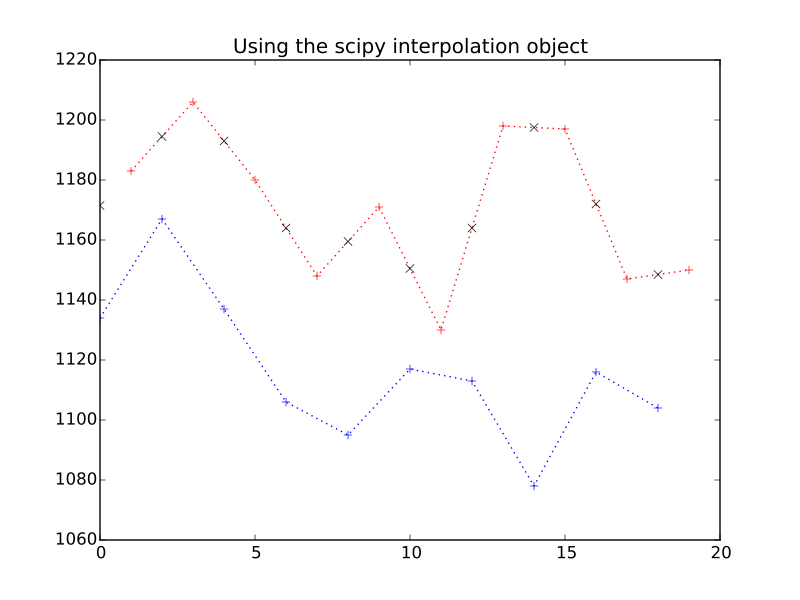

The Python source for this figure:
# We use the interpolator to get the values for us:

interped_vals = lin_interper(times_slice_0)

plt.plot(times_slice_0[:10], time_course_slice_0[:10], 'b:+')
plt.plot(times_slice_1[:10], time_course_slice_1[:10], 'r:+')
plt.plot(times_slice_0[:10], interped_vals[:10], 'kx')
plt.title('Using the scipy interpolation object')
